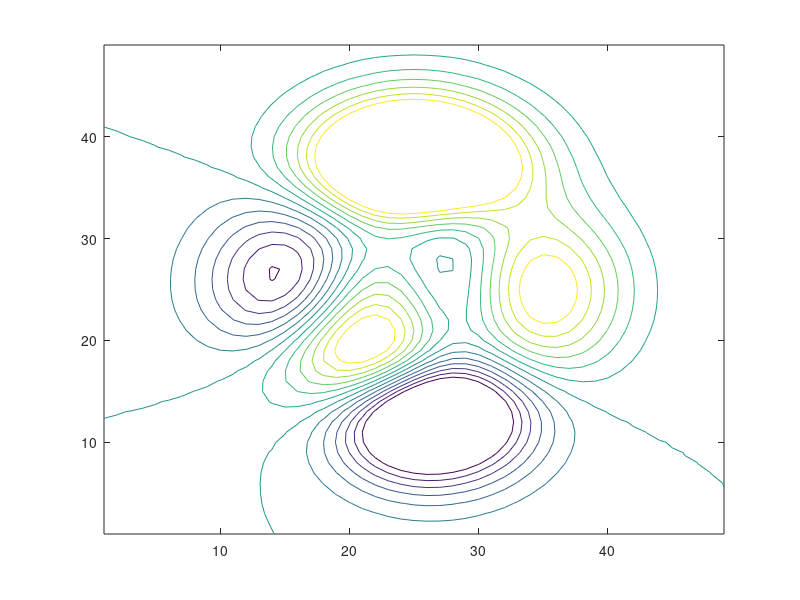

The MATLAB script that drew this image:
function result = test_contour_003
result = false;
a = figure;
contour(peaks,[-3:.5:3]);
drawnow;
close(a);
result = true;
